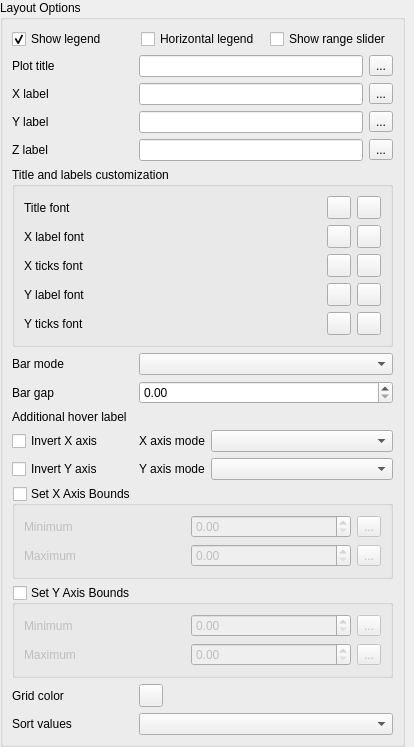
               <widget class="QWidget" name="scrollAreaWidgetContents_6">
                <property name="geometry">
                 <rect>
                  <x>0</x>
                  <y>0</y>
                  <width>414</width>
                  <height>583</height>
                 </rect>
                </property>
                <layout class="QGridLayout" name="gridLayout_25" columnstretch="0,0,0">
                 <property name="leftMargin">
                  <number>0</number>
                 </property>
                 <property name="topMargin">
                  <number>0</number>
                 </property>
                 <property name="rightMargin">
                  <number>9</number>
                 </property>
                 <property name="bottomMargin">
                  <number>0</number>
                 </property>
                 <item row="35" column="0" colspan="3">
                  <widget class="QgsCollapsibleGroupBox" name="layout_configuration_box">
                   <property name="sizePolicy">
                    <sizepolicy hsizetype="Preferred" vsizetype="Preferred">
                     <horstretch>0</horstretch>
                     <verstretch>0</verstretch>
                    </sizepolicy>
                   </property>
                   <property name="title">
                    <string>Layout Options</string>
                   </property>
                   <property name="collapsed">
                    <bool>false</bool>
                   </property>
                   <layout class="QGridLayout" name="gridLayout_10">
                    <item row="32" column="2" colspan="2">
                     <widget class="QgsColorButton" name="layout_grid_axis_color">
                      <property name="allowOpacity">
                       <bool>true</bool>
                      </property>
                     </widget>
                    </item>
                    <item row="30" column="0" colspan="4">
                     <widget class="QgsCollapsibleGroupBox" name="x_axis_bounds_check">
                      <property name="title">
                       <string>Set X Axis Bounds</string>
                      </property>
                      <property name="checkable">
                       <bool>true</bool>
                      </property>
                      <property name="checked">
                       <bool>false</bool>
                      </property>
                      <layout class="QGridLayout" name="gridXAxisBounds">
                       <item row="0" column="0">
                        <widget class="QLabel" name="x_axis_min_label">
                         <property name="text">
                          <string>Minimum</string>
                         </property>
                        </widget>
                       </item>
                       <item row="0" column="2">
                        <widget class="QgsPropertyOverrideButton" name="x_axis_min_defined_button">
                         <property name="text">
                          <string>...</string>
                         </property>
                        </widget>
                       </item>
                       <item row="1" column="2">
                        <widget class="QgsPropertyOverrideButton" name="x_axis_max_defined_button">
                         <property name="text">
                          <string>...</string>
                         </property>
                        </widget>
                       </item>
                       <item row="1" column="0">
                        <widget class="QLabel" name="x_axis_max_label">
                         <property name="text">
                          <string>Maximum</string>
                         </property>
                        </widget>
                       </item>
                       <item row="1" column="1">
                        <widget class="QgsDoubleSpinBox" name="x_axis_max"/>
                       </item>
                       <item row="0" column="1">
                        <widget class="QgsDoubleSpinBox" name="x_axis_min"/>
                       </item>
                      </layout>
                     </widget>
                    </item>
                    <item row="31" column="0" colspan="4">
                     <widget class="QgsCollapsibleGroupBox" name="y_axis_bounds_check">
                      <property name="title">
                       <string>Set Y Axis Bounds</string>
                      </property>
                      <property name="checkable">
                       <bool>true</bool>
                      </property>
                      <property name="checked">
                       <bool>false</bool>
                      </property>
                      <layout class="QGridLayout" name="gridYAxisBounds">
                       <item row="0" column="0">
                        <widget class="QLabel" name="y_axis_min_label">
                         <property name="text">
                          <string>Minimum</string>
                         </property>
                        </widget>
                       </item>
                       <item row="0" column="1">
                        <widget class="QgsDoubleSpinBox" name="y_axis_min"/>
                       </item>
                       <item row="0" column="2">
                        <widget class="QgsPropertyOverrideButton" name="y_axis_min_defined_button">
                         <property name="text">
                          <string>...</string>
                         </property>
                        </widget>
                       </item>
                       <item row="1" column="0">
                        <widget class="QLabel" name="y_axis_max_label">
                         <property name="text">
                          <string>Maximum</string>
                         </property>
                        </widget>
                       </item>
                       <item row="1" column="1">
                        <widget class="QgsDoubleSpinBox" name="y_axis_max"/>
                       </item>
                       <item row="1" column="2">
                        <widget class="QgsPropertyOverrideButton" name="y_axis_max_defined_button">
                         <property name="text">
                          <string>...</string>
                         </property>
                        </widget>
                       </item>
                      </layout>
                     </widget>
                    </item>
                    <item row="2" column="0">
                     <widget class="QLabel" name="x_axis_label">
                      <property name="text">
                       <string>X label</string>
                      </property>
                     </widget>
                    </item>
                    <item row="2" column="2">
                     <widget class="QLineEdit" name="x_axis_title"/>
                    </item>
                    <item row="3" column="2">
                     <widget class="QLineEdit" name="y_axis_title"/>
                    </item>
                    <item row="2" column="3">
                     <widget class="QgsPropertyOverrideButton" name="x_axis_title_defined_button">
                      <property name="text">
                       <string>...</string>
                      </property>
                     </widget>
                    </item>
                    <item row="3" column="0">
                     <widget class="QLabel" name="y_axis_label">
                      <property name="text">
                       <string>Y label</string>
                      </property>
                     </widget>
                    </item>
                    <item row="3" column="3">
                     <widget class="QgsPropertyOverrideButton" name="y_axis_title_defined_button">
                      <property name="text">
                       <string>...</string>
                      </property>
                     </widget>
                    </item>
                    <item row="19" column="0">
                     <widget class="QCheckBox" name="invert_y_check">
                      <property name="text">
                       <string>Invert Y axis</string>
                      </property>
                     </widget>
                    </item>
                    <item row="19" column="2" colspan="2">
                     <layout class="QHBoxLayout" name="horizontalLayout_11">
                      <item>
                       <widget class="QLabel" name="y_axis_mode_label">
                        <property name="text">
                         <string>Y axis mode</string>
                        </property>
                       </widget>
                      </item>
                      <item>
                       <widget class="QComboBox" name="y_axis_mode_combo">
                        <property name="sizePolicy">
                         <sizepolicy hsizetype="Expanding" vsizetype="Fixed">
                          <horstretch>0</horstretch>
                          <verstretch>0</verstretch>
                         </sizepolicy>
                        </property>
                       </widget>
                      </item>
                     </layout>
                    </item>
                    <item row="13" column="2" colspan="2">
                     <widget class="QComboBox" name="bar_mode_combo"/>
                    </item>
                    <item row="17" column="2" colspan="2">
                     <layout class="QHBoxLayout" name="horizontalLayout_10">
                      <item>
                       <widget class="QLabel" name="x_axis_mode_label">
                        <property name="text">
                         <string>X axis mode</string>
                        </property>
                       </widget>
                      </item>
                      <item>
                       <widget class="QComboBox" name="x_axis_mode_combo">
                        <property name="sizePolicy">
                         <sizepolicy hsizetype="Expanding" vsizetype="Fixed">
                          <horstretch>0</horstretch>
                          <verstretch>0</verstretch>
                         </sizepolicy>
                        </property>
                       </widget>
                      </item>
                     </layout>
                    </item>
                    <item row="1" column="3">
                     <widget class="QgsPropertyOverrideButton" name="plot_title_defined_button">
                      <property name="text">
                       <string>...</string>
                      </property>
                     </widget>
                    </item>
                    <item row="0" column="0" colspan="4">
                     <layout class="QHBoxLayout" name="horizontalLayout_6">
                      <item>
                       <widget class="QCheckBox" name="show_legend_check">
                        <property name="text">
                         <string>Show legend</string>
                        </property>
                        <property name="checked">
                         <bool>true</bool>
                        </property>
                       </widget>
                      </item>
                      <item>
                       <widget class="QCheckBox" name="orientation_legend_check">
                        <property name="text">
                         <string>Horizontal legend</string>
                        </property>
                       </widget>
                      </item>
                      <item>
                       <widget class="QCheckBox" name="range_slider_combo">
                        <property name="text">
                         <string>Show range slider</string>
                        </property>
                       </widget>
                      </item>
                     </layout>
                    </item>
                    <item row="13" column="0">
                     <widget class="QLabel" name="bar_mode_lab">
                      <property name="text">
                       <string>Bar mode</string>
                      </property>
                     </widget>
                    </item>
                    <item row="15" column="2">
                     <widget class="QgsFieldExpressionWidget" name="additional_info_combo"/>
                    </item>
                    <item row="14" column="2" colspan="2">
                     <widget class="QgsDoubleSpinBox" name="bar_gap">
                      <property name="maximum">
                       <double>1.000000000000000</double>
                      </property>
                      <property name="singleStep">
                       <double>0.100000000000000</double>
                      </property>
                     </widget>
                    </item>
                    <item row="1" column="2">
                     <widget class="QLineEdit" name="plot_title_line"/>
                    </item>
                    <item row="32" column="0">
                     <widget class="QLabel" name="grid_color_label">
                      <property name="text">
                       <string>Grid color</string>
                      </property>
                     </widget>
                    </item>
                    <item row="17" column="0">
                     <widget class="QCheckBox" name="invert_x_check">
                      <property name="text">
                       <string>Invert X axis</string>
                      </property>
                     </widget>
                    </item>
                    <item row="14" column="0">
                     <widget class="QLabel" name="bar_gap_label">
                      <property name="text">
                       <string>Bar gap</string>
                      </property>
                     </widget>
                    </item>
		    <item row="33" column="0">
                     <widget class="QLabel" name="bar_sort_label">
                      <property name="text">
                       <string>Sort values</string>
                      </property>
                     </widget>
                    </item>
                    <item row="33" column="2" colspan="2">
                     <widget class="QComboBox" name="bar_sort_combo"/>
                    </item>
                    <item row="1" column="0">
                     <widget class="QLabel" name="plot_title_lab">
                      <property name="text">
                       <string>Plot title</string>
                      </property>
                     </widget>
                    </item>
                    <item row="15" column="0">
                     <widget class="QLabel" name="additional_info_label">
                      <property name="text">
                       <string>Additional hover label</string>
                      </property>
                     </widget>
                    </item>
                    <item row="5" column="0" colspan="4">
                     <widget class="QgsCollapsibleGroupBox" name="layout_font_sizes">
                      <property name="title">
                       <string>Title and labels customization</string>
                      </property>
                      <property name="checkable">
                       <bool>false</bool>
                      </property>
                      <property name="collapsed">
                       <bool>true</bool>
                      </property>
                      <layout class="QGridLayout" name="gridLayout_11">
                       <item row="6" column="0">
                        <widget class="QLabel" name="font_yticks_label">
                         <property name="text">
                          <string>Y ticks font</string>
                         </property>
                        </widget>
                       </item>
                       <item row="5" column="0">
                        <widget class="QLabel" name="font_ylabel_label">
                         <property name="text">
                          <string>Y label font</string>
                         </property>
                        </widget>
                       </item>
                       <item row="4" column="0">
                        <widget class="QLabel" name="font_xticks_label">
                         <property name="text">
                          <string>X ticks font</string>
                         </property>
                        </widget>
                       </item>
                       <item row="0" column="0">
                        <widget class="QLabel" name="font_title_label">
                         <property name="text">
                          <string>Title font</string>
                         </property>
                        </widget>
                       </item>
                       <item row="3" column="0">
                        <widget class="QLabel" name="font_xlabel_label">
                         <property name="text">
                          <string>X label font</string>
                         </property>
                        </widget>
                       </item>
                       <item row="0" column="3">
                        <widget class="QgsColorButton" name="font_title_color"/>
                       </item>
                       <item row="0" column="2">
                        <widget class="QgsFontButton" name="font_title_style">
                         <property name="mode">
                          <enum>QgsFontButton::ModeQFont</enum>
                         </property>
                        </widget>
                       </item>
                       <item row="4" column="2">
                        <widget class="QgsFontButton" name="font_xticks_style">
                         <property name="mode">
                          <enum>QgsFontButton::ModeQFont</enum>
                         </property>
                        </widget>
                       </item>
                       <item row="5" column="2">
                        <widget class="QgsFontButton" name="font_ylabel_style">
                         <property name="mode">
                          <enum>QgsFontButton::ModeQFont</enum>
                         </property>
                        </widget>
                       </item>
                       <item row="6" column="2">
                        <widget class="QgsFontButton" name="font_yticks_style">
                         <property name="mode">
                          <enum>QgsFontButton::ModeQFont</enum>
                         </property>
                        </widget>
                       </item>
                       <item row="3" column="3">
                        <widget class="QgsColorButton" name="font_xlabel_color"/>
                       </item>
                       <item row="3" column="2">
                        <widget class="QgsFontButton" name="font_xlabel_style">
                         <property name="mode">
                          <enum>QgsFontButton::ModeQFont</enum>
                         </property>
                        </widget>
                       </item>
                       <item row="4" column="3">
                        <widget class="QgsColorButton" name="font_xticks_color"/>
                       </item>
                       <item row="5" column="3">
                        <widget class="QgsColorButton" name="font_ylabel_color"/>
                       </item>
                       <item row="6" column="3">
                        <widget class="QgsColorButton" name="font_yticks_color"/>
                       </item>
                      </layout>
                     </widget>
                    </item>
                    <item row="4" column="2">
                     <widget class="QLineEdit" name="z_axis_title"/>
                    </item>
                    <item row="4" column="3">
                     <widget class="QgsPropertyOverrideButton" name="z_axis_title_defined_button">
                      <property name="text">
                       <string>...</string>
                      </property>
                     </widget>
                    </item>
                    <item row="4" column="0">
                     <widget class="QLabel" name="z_axis_label">
                      <property name="text">
                       <string>Z label</string>
                      </property>
                     </widget>
                    </item>
                   </layout>
                  </widget>
                 </item>
                 <item row="36" column="0" colspan="3">
                  <spacer name="verticalSpacer_6">
                   <property name="orientation">
                    <enum>Qt::Vertical</enum>
                   </property>
                   <property name="sizeHint" stdset="0">
                    <size>
                     <width>255</width>
                     <height>222</height>
                    </size>
                   </property>
                  </spacer>
                 </item>
                </layout>
               </widget>
